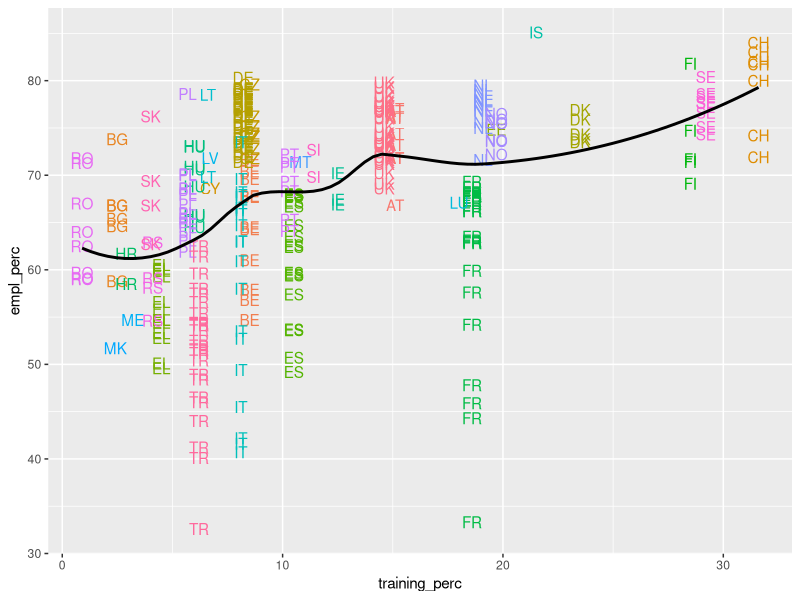

Here is the R script that generated this plot:
## ---- chunk 1
knitr::opts_chunk$set(echo = TRUE)
# install.packages(c("readr","magrittr","dplyr","tidyr"))
### load packages
library(readr)
library(magrittr)
library(dplyr)
library(tidyr)
### make sure filter and select are assigned to dplly
filter = dplyr::filter
select = dplyr::select
## ---- chunk 2
EMP = read_tsv("empl_rates_reg.tsv")
EMP
## ---- chunk 3
TRAIN = read_csv("training_participation.csv")
TRAIN
## ---- chunk 4
# Extract unemployment rates
unempl2018  = 100 - EMP$Y2018
summary(unempl2018)

# Base R - chaining
paste("Result:", round(quantile(log(unempl2018,2),.25, na.rm = TRUE), 1))
      
# Base R - separate operations
log_unempl   = log(unempl2018,2)
quant_unempl = quantile(log_unempl, .25, na.rm = TRUE)
round_quant = round(quant_unempl, 1)
paste("Result:", round_quant)

# Magrittr - chaining using pipe
unempl2018 %>% 
  log(2) %>% 
  quantile(.25, na.rm = TRUE) %>% 
  round(1) %>% 
  paste("Result:",.)

# Magrittr - one line
unempl2018 %>% log(2) %>% quantile(.25, na.rm = TRUE) %>% round(1) %>% paste("Result:",.)
## ---- chunk 5
#Base R:
cbind(round(rev(sort(prop.table(table(TRAIN$SEX)))),2))

#Translate code above using piping:

## ---- chunk 6
### additional functions (aliases) useful for piping
?magrittr::extract
## ---- chunk 7
# Base R
TRAIN[1:5,]

# dplyr
slice(TRAIN, 1:5)

# With piping
TRAIN %>% slice(1:5)
## ---- chunk 8
### Base R - select cases from 2018 with more than 30% training
TRAIN[TRAIN$Value>30 & TRAIN$TIME == 2018,]

### dplyr
TRAIN %>% filter(Value>30, TIME == 2018)
## ---- chunk 9
### Select all countries starting with the letter "C"
TRAIN %>% filter(grepl("^C",GEO))

### Select Slovakia and Slovenia
TRAIN %>% filter(GEO %in% c("Slovakia","Slovenia"))
## ---- chunk 10
#FILT = TRAIN %>% filter(insert_conditions_here)
## ---- chunk 11
### Base R - select first three variables
EMP[,1:3]
EMP[,c("unit", "sex", "age" )]

### dplyr
EMP %>% select(1:3)
EMP %>% select("unit", "sex", "age")
EMP %>% select(unit, sex, age)
EMP %>% select(unit:age)
## ---- chunk 12
### select by skipping
EMP %>% select(geo, age, sex, Y2016:Y2018)

### unselect
EMP %>% select(-unit)

### select by variable name
EMP %>% select(starts_with("Y"))
## ---- chunk 13
#SEL = TRAIN %>% select(your_selection_here)
## ---- chunk 14
### Base R
TRAIN$low = TRAIN$Value<10

### dplyr
TRAIN %>% mutate(low = Value<10)
## ---- chunk 15
### mutate
TRAIN %>% mutate(low = Value<10,
                 cumval = cumsum(Value),
                 period = ifelse(TIME<2010, "before 2010","2010 or after"))

### transmute
TRAIN %>% transmute(GEO,
                    low = Value<10,
                    cumval = cumsum(Value),
                    period = ifelse(TIME<2010, "before 2010","2010 or after"))

### can use window functions in : lag, cumsum, min_rank, etc. (see cheat sheet)
## ---- chunk 16
### Change variables that follow a certain condition
## mutate_if(condition, function)
# e.g.make all strings into factors
TRAIN %>% mutate_if(is.character, as.factor)

### Change specific variables
## mutate_at(vars(), funs())
# e.g. round all Y variables
EMP %>% mutate_at(vars(Y2007:Y2018), funs(round))
## ---- chunk 17
### apply same functions to all variables

## apply predefined function
TRAIN %>% mutate_all(nchar)

## apply custom function
TRAIN %>% mutate_all(function(x) paste0(x,"_suffix"))
## ---- chunk 18
#NEW = TRAIN %>% add_code_here
## ---- chunk 19
### Base R 
aggregate(Value ~ SEX, data = TRAIN, FUN = median)

### dplyr 
TRAIN  %>% group_by(SEX) %>% 
           summarise(training_median = median(Value, na.rm = TRUE))
## ---- chunk 20
### get mean, median and standard deviation for each gender
TRAIN_AGG = TRAIN  %>% 
            group_by(SEX) %>% 
            summarise(tr_median = median(Value, na.rm = TRUE),
                      tr_mean = mean(Value, na.rm = TRUE),
                      tr_sd = sd(Value, na.rm = TRUE))
TRAIN_AGG
## ---- chunk 21
TRAIN  %>% group_by(TIME, SEX)
TRAIN_AGG2 =TRAIN  %>% 
            group_by(TIME, SEX) %>% 
            summarise(tr_median = median(Value, na.rm = TRUE),
                      tr_mean = mean(Value, na.rm = TRUE),
                      tr_sd = sd(Value, na.rm = TRUE))
TRAIN_AGG2
# This is a tidy dataset!
## ---- chunk 22
TRAIN2 = TRAIN %>% 
         filter(SEX == "Total") %>% 
         group_by(COUNTRY) %>% 
         mutate(avg_train = mean(Value)) %>% 
         ungroup() %>% 
         mutate(dif_from_avg = Value - avg_train) 
#in last command we compute the difference in percentages from average country value
TRAIN2
## ---- chunk 23
#TRAIN %>% group_by(add_value) %>% summarise(add_value) %>% arrange(add_value)
## ---- chunk 24
EMP2 = EMP %>% separate(geo, into = c("COUNTRY","region"), sep="_")
EMP2
## ---- chunk 25
# give new names for key and value
EMP_LONG = EMP2 %>% 
           select(COUNTRY, region, sex, contains("Y")) %>% 
           gather(key = year,
                  value = perc,
                  -COUNTRY, -region, -sex) %>% 
           mutate(year = as.numeric(substr(year, 2,5)))
EMP_LONG
## ---- chunk 26
# you should keep only the necessary variables
TRAIN %>% select(TIME, COUNTRY, SEX, Value) %>% 
          spread(key = SEX,
                 value = Value)
## ---- chunk 27
EMP_2018 = EMP_LONG %>% filter(year == 2018, sex == "T") %>% 
                        select(COUNTRY, region, empl_perc = perc)
TRAIN_2018 = TRAIN %>% filter(SEX == "Total", TIME == 2018) %>% 
                       select(COUNTRY, training_perc = Value)
EMP_2018 
TRAIN_2018
## ---- chunk 28
INNER_UNITE = inner_join(EMP_2018, TRAIN_2018) %>% 
              mutate_if(is.character, as.factor) %>% 
              filter(complete.cases(.))
summary(INNER_UNITE)
INNER_UNITE
## ---- chunk 29
library(ggplot2)
INNER_UNITE %>% 
  ggplot(aes(x = training_perc, y = empl_perc, col = COUNTRY)) + 
    geom_text(aes(label = COUNTRY)) + geom_smooth(aes(col = NULL), alpha = 0, col = "black") +
    guides(col = "none") 
